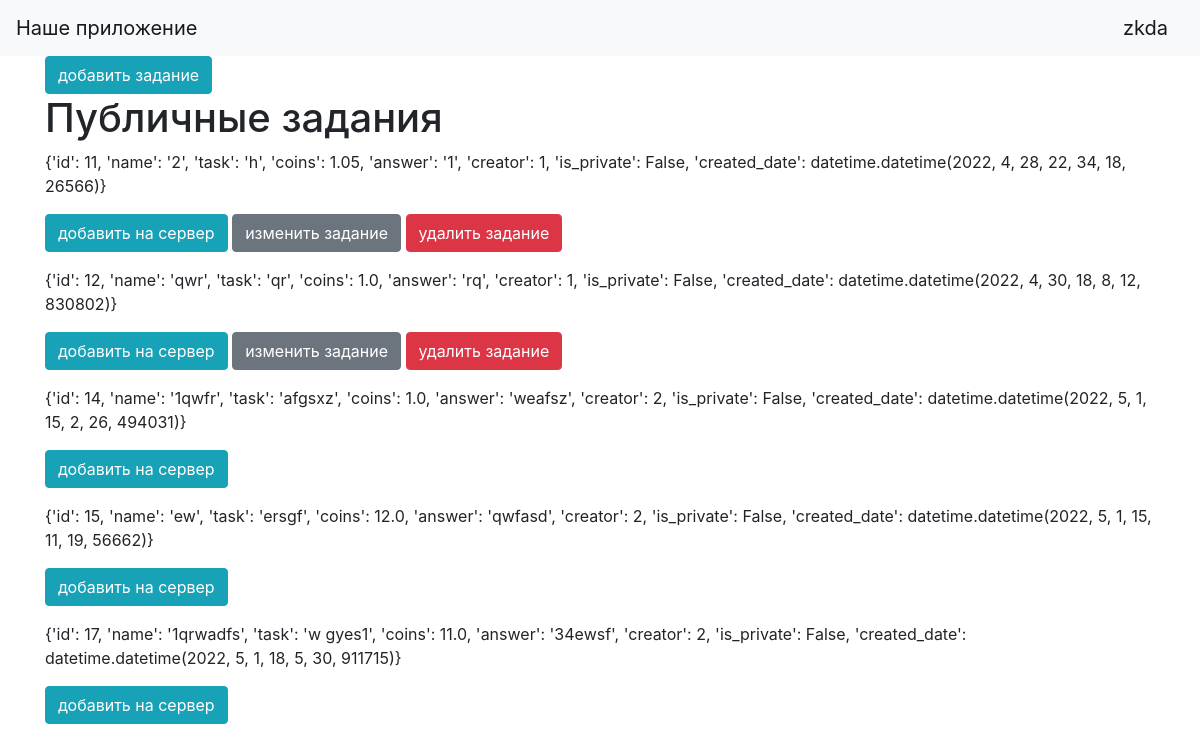
Page /public_tasks (signed in) on the committed database.
### data/users_default.py (models this page shows, shortened)
class UsersDefault(SqlAlchemyBase, UserMixin, SerializerMixin):
    __tablename__ = 'users_default'
    id = sa.Column(sa.Integer, primary_key=True, autoincrement=True)
    name = sa.Column(sa.String, nullable=True)
    tag = sa.Column(sa.String, index=True, unique=True, nullable=True)
    email = sa.Column(sa.String, nullable=True, unique=True)
    hashed_password = sa.Column(sa.String, default=None)
    created_date = sa.Column(sa.DateTime, default=datetime.datetime.now())

### data/tasks.py (models this page shows)
class Tasks(SqlAlchemyBase, UserMixin, SerializerMixin):
    __tablename__ = 'tasks'
    id = sa.Column(sa.Integer, primary_key=True, autoincrement=True)
    name = sa.Column(sa.String, nullable=False)
    task = sa.Column(sa.String, nullable=False)
    answer = sa.Column(sa.String, nullable=False)
    coins = sa.Column(sa.Float, default=0, nullable=False)  # надо изменить этот сток пожже
    is_private = sa.Column(sa.Boolean, default=True, nullable=False)
    creator = sa.Column(sa.Integer, nullable=False)
    created_date = sa.Column(sa.DateTime, default=datetime.datetime.now(), nullable=False)

### data/servers.py (models this page shows)
class Servers(SqlAlchemyBase, UserMixin, SerializerMixin):
    __tablename__ = 'servers'
    id = sa.Column(sa.Integer, primary_key=True, autoincrement=True)
    name = sa.Column(sa.String, nullable=False)
    roles_price = sa.Column(sa.JSON, nullable=False, default=dict())  # название : цена

### main.py (the view)
@app.route('/public_tasks')
def public_tasks():
    if current_user.is_authenticated:
        db_sess = db_session.create_session()
        param = dict()
        servers = []
        tasks = []
        for task_answer in db_sess.query(Tasks).filter(Tasks.is_private == False).all():
            task = dict()
            task['id'] = task_answer.id
            task['name'] = task_answer.name
            task['task'] = task_answer.task
            task['coins'] = task_answer.coins
            task['answer'] = task_answer.answer
            task['creator'] = task_answer.creator
            task['is_private'] = task_answer.is_private
            task['created_date'] = task_answer.created_date
            tasks.append(task)
        param['tasks'] = tasks
        for server_answer in db_sess.query(UsersToServers).filter(UsersToServers.is_admin == True).all():
            server = dict()
            server['server_name'] = db_sess.query(Servers).filter(Servers.id == server_answer.server).first().name
            server['server_id'] = server_answer.server
            servers.append(server)
        param['servers'] = servers
        param['current_user'] = current_user
        return render_template("public_tasks.html", **param)
    return render_template("index.html")

### data/db_session.py (called while the page is built)
def create_session() -> Session:
    global __factory
    return __factory()

### main.py (called while the page is built)
@login_manager.user_loader
def load_user(user_id):
    db_sess = db_session.create_session()
    return db_sess.query(UsersDefault).get(user_id)

### templates/public_tasks.html
{% extends "base.html" %}
{% block content %}
<a  class="btn btn-info" href="/add_tasks">добавить задание</a>
<h1>Публичные задания</h1>
{% for item in tasks %}
<p>{{item}}
    <div class="dropdown">
            {% for server in servers %}
                <a  class="btn btn-info" href="/add_task_to_server/{{item['id']}}/{{server['server_id']}}">добавить на сервер</a>
            {% endfor %}
            {% if current_user.id == item['creator'] %}
                <a href="/edit_tasks/{{item['id']}}/{{servers['server_id']}}" class="btn btn-secondary">изменить задание</a>
                <a href="/delete_tasks/{{item['id']}}/{{servers['server_id']}}" class="btn btn-danger">удалить задание</a>
            {% endif %}
    </div>
</p>
{% endfor %}
{% endblock %}

### templates/base.html (shortened to what this page needs)
<!doctype html>
<html lang="en">
<head>
    <link rel="stylesheet"
          href="https://stackpath.bootstrapcdn.com/bootstrap/4.4.1/css/bootstrap.min.css"
>
</head>
<body>
<header>
    <nav class="navbar navbar-light bg-light">
        <a class="navbar-brand" href="#">Наше приложение</a>
        {% if current_user.is_authenticated %}
            <a class="navbar-brand" href="/logout">{{ current_user.name }}</a>
        {% else %}
            <p>
                <a class="btn btn-primary " href="/register">Зарегистрироваться</a>
                <a class="btn btn-success" href="/login">Войти</a>
            </p>
        {% endif %}
    </nav>
</header>
<main role="main" class="container">
    {% block content %}{% endblock %}
</main>
</body>
</html>

### rows in the picture
UsersDefault: name "zkda"
Tasks: item "{'id': 11, 'name': '2', 'task': 'h', 'coins': 1.05, 'answer': '1', 'creator': 1, 'is_private': False, 'created_date': datetime.datetime(2022, 4, 28, 22, 34, 18, 26566)}"
Tasks: item "{'id': 12, 'name': 'qwr', 'task': 'qr', 'coins': 1.0, 'answer': 'rq', 'creator': 1, 'is_private': False, 'created_date': datetime.datetime(2022, 4, 30, 18, 8, 12, 830802)}"
Tasks: item "{'id': 14, 'name': '1qwfr', 'task': 'afgsxz', 'coins': 1.0, 'answer': 'weafsz', 'creator': 2, 'is_private': False, 'created_date': datetime.datetime(2022, 5, 1, 15, 2, 26, 494031)}"
Tasks: item "{'id': 15, 'name': 'ew', 'task': 'ersgf', 'coins': 12.0, 'answer': 'qwfasd', 'creator': 2, 'is_private': False, 'created_date': datetime.datetime(2022, 5, 1, 15, 11, 19, 56662)}"
Tasks: item "{'id': 17, 'name': '1qrwadfs', 'task': 'w gyes1', 'coins': 11.0, 'answer': '34ewsf', 'creator': 2, 'is_private': False, 'created_date': datetime.datetime(2022, 5, 1, 18, 5, 30, 911715)}"
